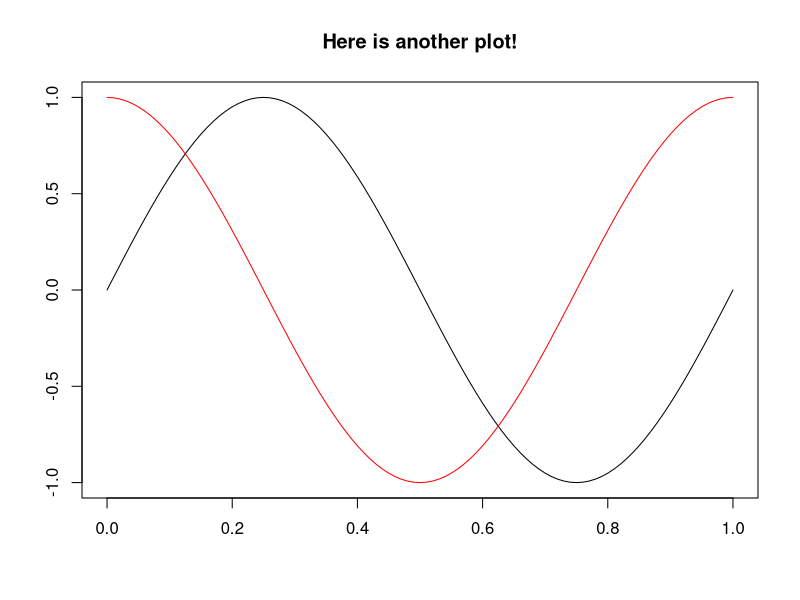

Source code (R):
## ---- chunk 1
#| fig-height: 3
#| fig-width: 5
#| fig-dpi: 240
#| label: fig-trig-r
#| fig-cap: "Whoa, check it out again!"
t = seq(0, 1, 0.01)
plot(t, sin(2*pi*t), main='Here is another plot!', xlab='', ylab='', type='l')
lines(t, cos(2*pi*t), col='red')
